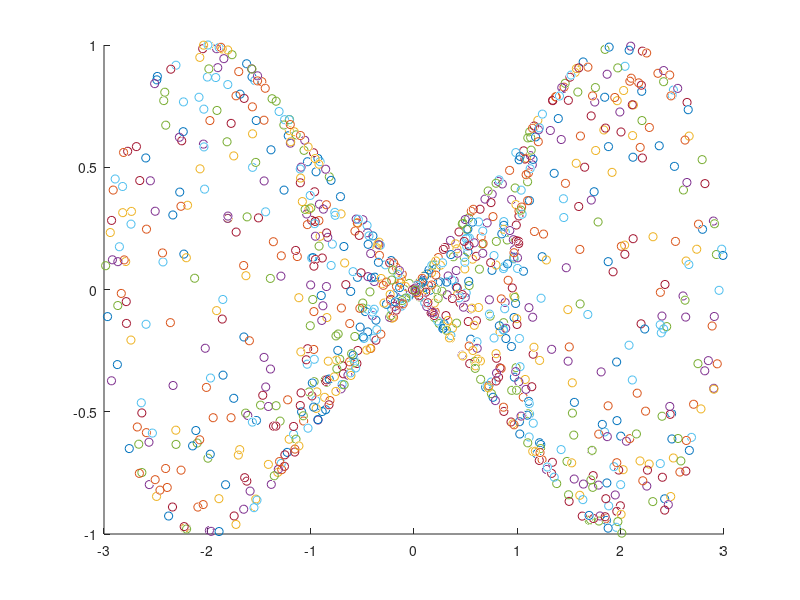

Source code (MATLAB):
%Testing validity of  robot arm move()
% ML final project, Tae Soo Kim, Steven Lin



fid1 = fopen('./data_twoArm_1000_positions.txt','rt');

D1 = textscan(fid1, '%f %f %f', 'CollectOutput', true);

fclose(fid1);
data1 = D1{1};
%data2 = D2{1};

figure
hold on
for i=1:size(data1,1)
    scatter3(data1(i,1), data1(i,2), data1(i,3));
end



